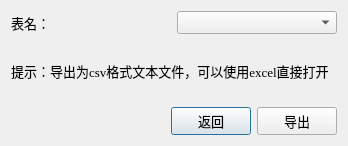
<?xml version="1.0" encoding="UTF-8"?>
<ui version="4.0">
 <class>ExportDatas</class>
 <widget class="QDialog" name="ExportDatas">
  <property name="geometry">
   <rect>
    <x>0</x>
    <y>0</y>
    <width>348</width>
    <height>146</height>
   </rect>
  </property>
  <property name="sizePolicy">
   <sizepolicy hsizetype="Preferred" vsizetype="Preferred">
    <horstretch>0</horstretch>
    <verstretch>0</verstretch>
   </sizepolicy>
  </property>
  <property name="maximumSize">
   <size>
    <width>400</width>
    <height>200</height>
   </size>
  </property>
  <property name="windowTitle">
   <string>Dialog</string>
  </property>
  <layout class="QVBoxLayout" name="verticalLayout">
   <item>
    <layout class="QHBoxLayout" name="horizontalLayout">
     <item>
      <widget class="QLabel" name="label">
       <property name="font">
        <font>
         <family>Times New Roman</family>
         <pointsize>10</pointsize>
        </font>
       </property>
       <property name="text">
        <string>表名：</string>
       </property>
      </widget>
     </item>
     <item>
      <widget class="QComboBox" name="comboBox">
       <property name="font">
        <font>
         <family>Times New Roman</family>
         <pointsize>10</pointsize>
        </font>
       </property>
      </widget>
     </item>
    </layout>
   </item>
   <item>
    <widget class="QLabel" name="label_2">
     <property name="font">
      <font>
       <family>Times New Roman</family>
       <pointsize>10</pointsize>
      </font>
     </property>
     <property name="text">
      <string>提示：导出为csv格式文本文件，可以使用excel直接打开</string>
     </property>
     <property name="wordWrap">
      <bool>true</bool>
     </property>
    </widget>
   </item>
   <item>
    <layout class="QHBoxLayout" name="horizontalLayout_2">
     <item>
      <spacer name="horizontalSpacer">
       <property name="font">
        <font>
         <family>Times New Roman</family>
         <pointsize>10</pointsize>
        </font>
       </property>
       <property name="orientation">
        <enum>Qt::Horizontal</enum>
       </property>
       <property name="sizeHint" stdset="0">
        <size>
         <width>98</width>
         <height>20</height>
        </size>
       </property>
      </spacer>
     </item>
     <item>
      <widget class="QPushButton" name="btn_Return">
       <property name="font">
        <font>
         <family>Times New Roman</family>
         <pointsize>10</pointsize>
        </font>
       </property>
       <property name="text">
        <string>返回</string>
       </property>
      </widget>
     </item>
     <item>
      <widget class="QPushButton" name="btn_export">
       <property name="font">
        <font>
         <family>Times New Roman</family>
         <pointsize>10</pointsize>
        </font>
       </property>
       <property name="text">
        <string>导出</string>
       </property>
      </widget>
     </item>
    </layout>
   </item>
  </layout>
 </widget>
 <resources/>
 <connections/>
</ui>
